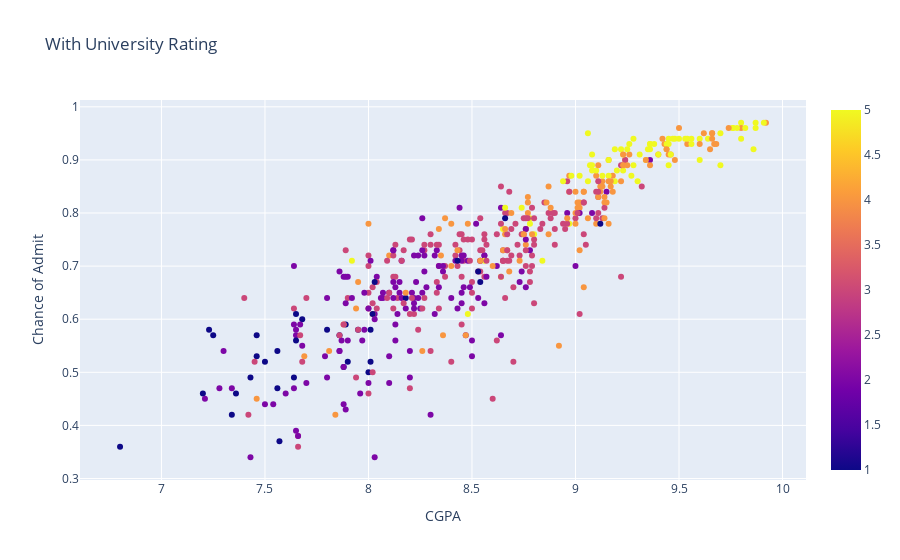

This figure's notebook cell:
### Code cell
import plotly.graph_objs as go
import plotly.offline as pyoff
# creating trace1
data =go.Scatter(
                    x = df['CGPA'],
                    y = df['ChanceofAdmit'],
                    mode = "markers",
                    name = "2014",
                    marker = dict(color = df['UniversityRating'], showscale = True),
                    text = df['UniversityRating']
                    )



layout = dict(title = 'With University Rating',
              yaxis= dict(title= 'Chance of Admit ',ticklen= 5,zeroline= False),
              xaxis= dict(title= 'CGPA',ticklen= 5,zeroline= False)
             )
fig = dict(data = data, layout = layout)
pyoff.iplot(fig)

### Figure 1 — Plotly figure (JSON) as saved in the notebook; plotly's stock layout.template omitted (floating-point values rounded to 4 significant figures; data arrays with more than 128 entries replaced by an {"elided": "..."} marker saying what was removed)
{"data": [{"marker": {"color": {"elided": "500 int values"}, "showscale": true}, "mode": "markers", "name": "2014", "text": {"elided": "500 int values"}, "type": "scatter", "x": {"elided": "500 float values"}, "y": {"elided": "500 float values"}}], "layout": {"title": {"text": "With University Rating"}, "xaxis": {"ticklen": 5, "title": {"text": "CGPA"}, "zeroline": false}, "yaxis": {"ticklen": 5, "title": {"text": "Chance of Admit "}, "zeroline": false}}}
